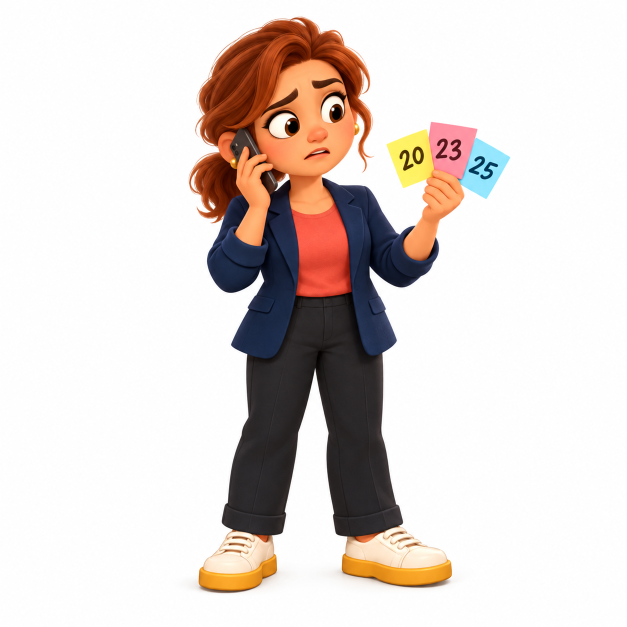
#> input picture docs/pitch/lotte-puzzled.png, 1254 x 1254 px, given in place of lotte-puzzled.webp, which was not available (shown at 1/2 size)
$ python gifs.py
#> lines starting #> are read from the running program, lines starting #| are printed output that depends on the picture; pictures that were not available may be replaced by others from this repository, and a replacement may not be noted
"""Turn the animated WebP sprites into GIFs for PowerPoint.

PowerPoint plays animated GIFs but GIF transparency is 1-bit, so each GIF is rendered onto the exact
slide background behind it (flat colour plus any halo circle), at 1.2x the 1600x900 design size.
Writes gifs/<name>.gif and gifs/manifest.json with the placement in design pixels.
"""
import json
from pathlib import Path

from PIL import Image, ImageDraw

PITCH = Path("/home/royh/.t3/worktrees/tectonic-hackathon-2026-october-finals/t3-fc2c5f3d/docs/pitch")
PET = Path("/home/royh/.t3/worktrees/tectonic-hackathon-2026-october-finals/t3-fc2c5f3d/apps/web/public/pet")
OUT = Path("/tmp/sdtrust-deck/gifs")
OUT.mkdir(exist_ok=True)
SCALE = 1.2
NIGHT = (15, 29, 49)
NAVY = (25, 45, 70)
IVORY = (248, 246, 241)

SPECS = [
	# name, source, background, halos [(x, y, size)], x, y, height, crop to content
	("lotte-puzzled", PITCH / "sprites/lotte-puzzled.webp", NIGHT, [(1002, 120, 504)], 1080, 90, 732, False),
	("lotte-shrug", PITCH / "sprites/lotte-shrug.webp", IVORY, [], 1300, 574, 300, False),
	("lotte-relieved", PITCH / "sprites/lotte-relieved.webp", NIGHT, [], 96, 156, 576, False),
	("finn-idle", PET / "idle.webp", IVORY, [], 190, 270, 500, True),
	("finn-waving", PITCH / "sprites/finn-waving.webp", NIGHT, [], 380, 332, 400, True),
	("finn-proud", PITCH / "sprites/finn-proud.webp", NIGHT, [], 1080, 140, 640, True),
]


def frames_of(path):
	im = Image.open(path)
#> im is the input picture: PIL image 1254x1254 RGB; mean R, G, B 223.6, 214.6, 210.6
	out = []
	for i in range(getattr(im, "n_frames", 1)):
		im.seek(i)
		out.append((im.convert("RGBA").copy(), im.info.get("duration", 100)))
#> after the loop, out = 1 item
	return out


manifest = {}
for name, src, bg, halos, x, y, h, crop in SPECS:
	frames = frames_of(src)
#> frames = 1 item
	if crop:
		box = None
		for f, _ in frames:
			b = f.getbbox()
			box = b if box is None else (min(box[0], b[0]), min(box[1], b[1]), max(box[2], b[2]), max(box[3], b[3]))
		frames = [(f.crop(box), d) for f, d in frames]
	fw, fh = frames[0][0].size
#> fw = 1254; fh = 1254
	w = round(h * fw / fh)
#> w = 732
	pw, ph = round(w * SCALE), round(h * SCALE)
#> pw = 878; ph = 878
	# background patch: what the slide shows behind this rectangle
	patch = Image.new("RGBA", (pw, ph), bg + (255,))
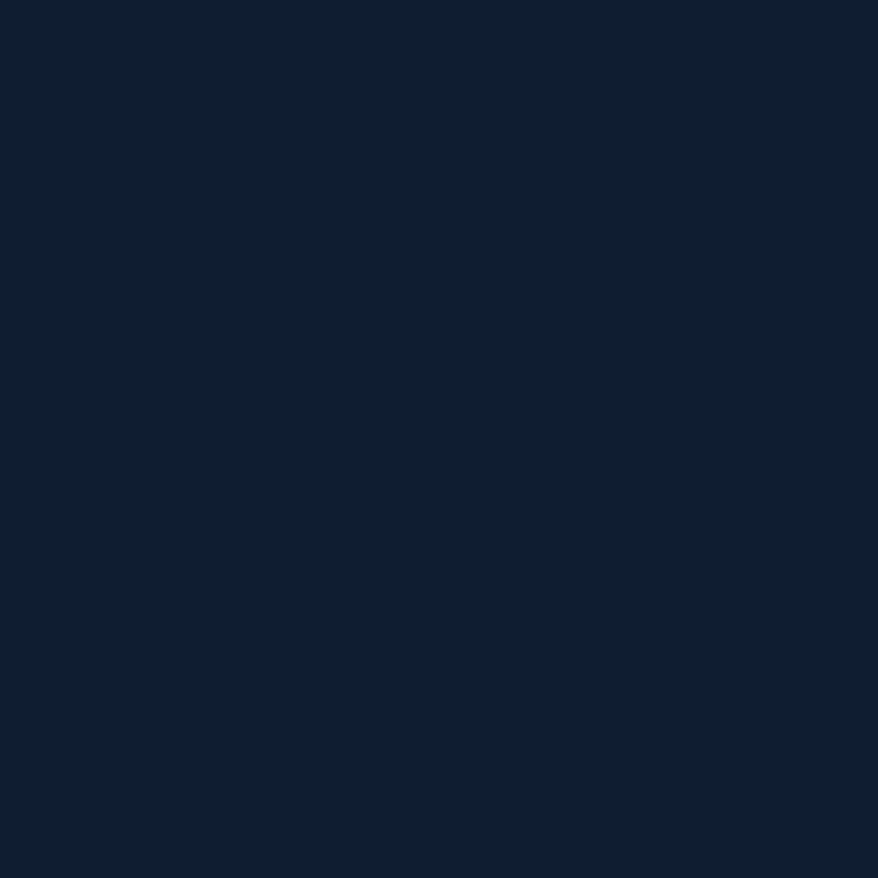
#> patch: PIL image 878x878 RGBA; mean R, G, B, A 15, 29, 49, 255
	draw = ImageDraw.Draw(patch)
	for hx, hy, size in halos:
		left, top = (hx - x) * SCALE, (hy - y) * SCALE
		draw.ellipse((left, top, left + size * SCALE, top + size * SCALE), fill=NAVY + (255,))
	rendered = []
	for f, d in frames:
		layer = patch.copy()
		layer.alpha_composite(f.resize((pw, ph), Image.LANCZOS))
		rendered.append((layer.convert("RGB"), d))
#> this loop made 1 pass
#> d on pass 1: 100
#> pass 1, `layer = patch.copy()`:
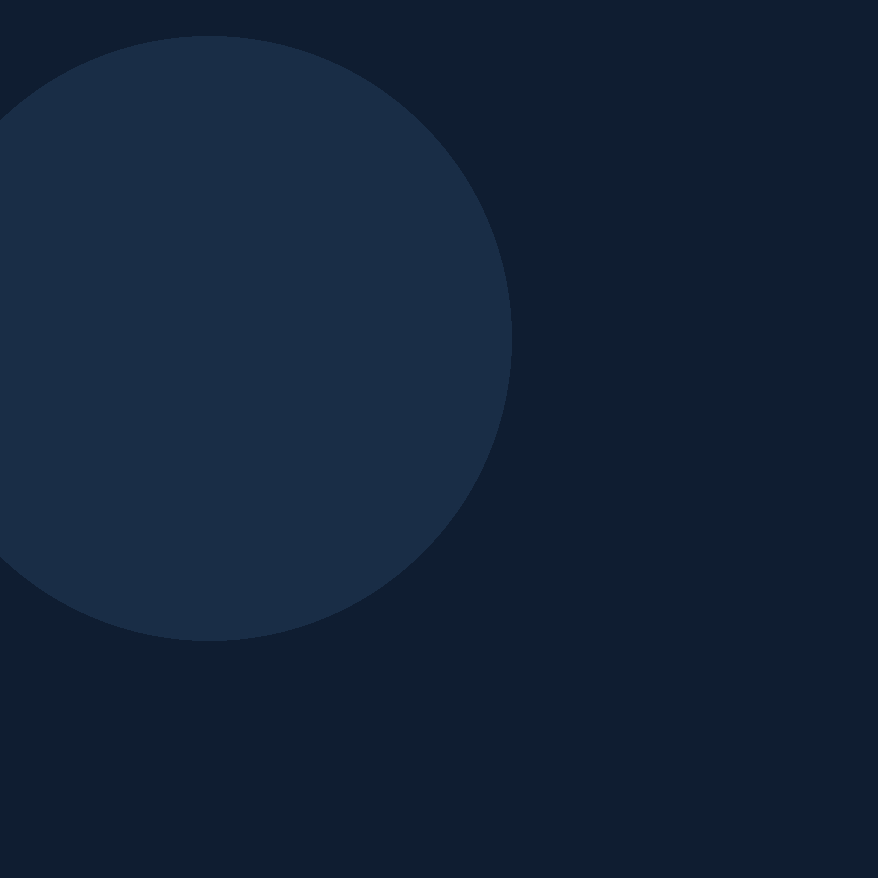
#> layer: PIL image 878x878 RGBA; mean R, G, B, A 18.4, 34.4, 56.1, 255
#> after the loop:
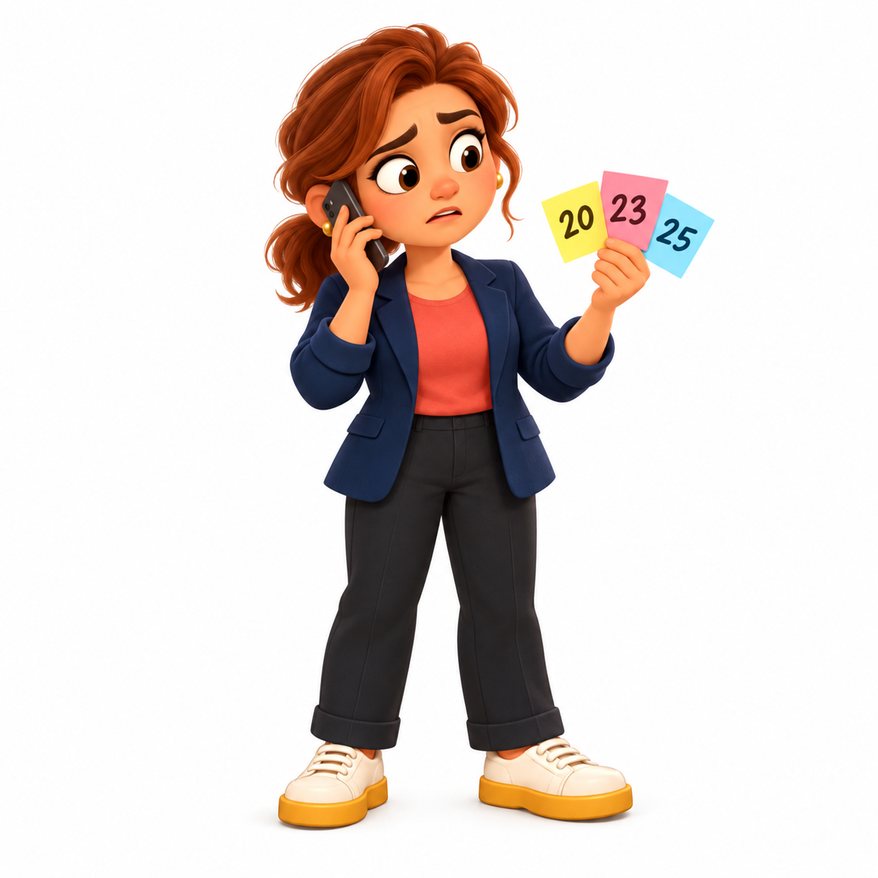
#> layer: PIL image 878x878 RGBA; mean R, G, B, A 223.6, 214.5, 210.6, 255
#> after the loop, rendered = 1 item
	# one shared palette for all frames, no dithering, so static areas never shimmer
	strip = Image.new("RGB", (pw, ph * len(rendered)))
#> strip: PIL image 878x878 RGB; every value is 0
	for i, (f, _) in enumerate(rendered):
		strip.paste(f, (0, i * ph))
#> this loop made 1 pass
	palette = strip.quantize(colors=256, method=Image.Quantize.MEDIANCUT)
	# pin the flat slide colours exactly, so the GIF rectangle disappears into the slide
	entries = palette.getpalette()
#> entries = 768 values, max 255 at index 0, min 1 at index 551, mean 117.2
	for flat in [bg] + ([NAVY] if halos else []):
		idx = Image.new("RGB", (1, 1), flat).quantize(palette=palette, dither=Image.Dither.NONE).getpixel((0, 0))
		entries[idx * 3 : idx * 3 + 3] = list(flat)
#> this loop made 2 passes
#> idx on passes 1 to 2: 247, 234
	palette.putpalette(entries)
	gif = [f.quantize(palette=palette, dither=Image.Dither.NONE) for f, _ in rendered]
#> gif = 1 item
	# the corner pixel is always slide background: make that palette entry exact in every frame
	for frame in gif:
		entries = frame.getpalette()
		idx = frame.getpixel((0, 0))
		entries[idx * 3 : idx * 3 + 3] = list(bg)
		frame.putpalette(entries)
#> this loop made 1 pass
#> idx on pass 1: 44
	target = OUT / f"{name}.gif"
	gif[0].save(target, save_all=True, append_images=gif[1:], duration=[d for _, d in rendered], loop=0, disposal=1, optimize=False)
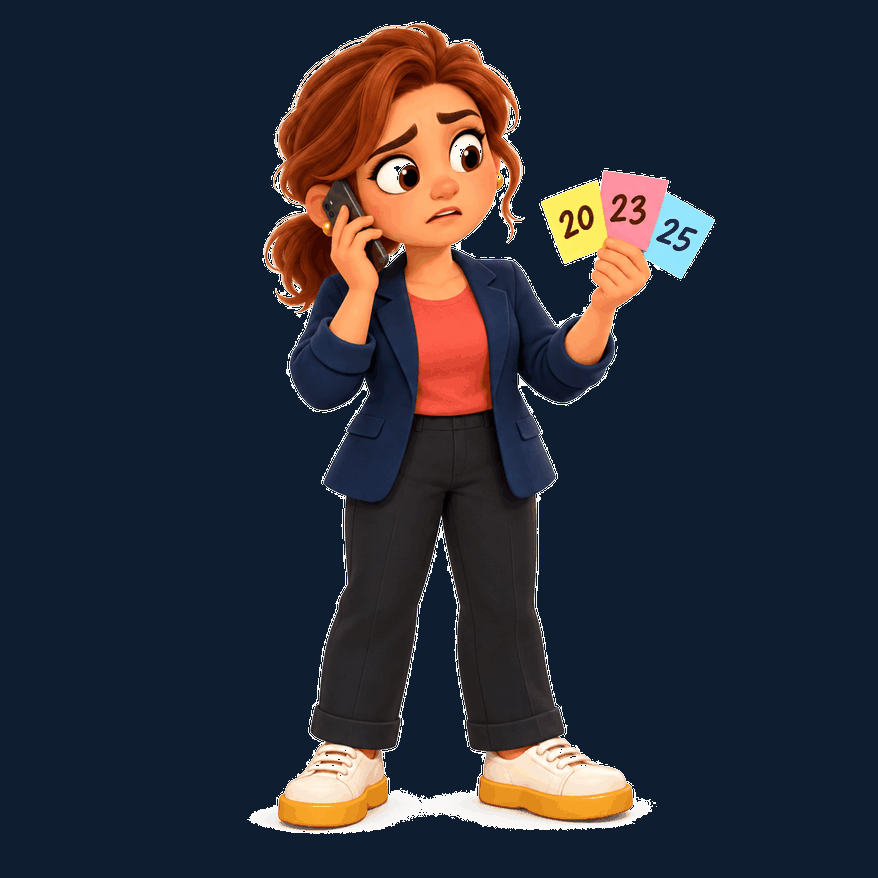
#> saved as lotte-puzzled.gif: PIL image 878x878 P; mean R, G, B 43.6, 45, 56.1
	manifest[name] = {"path": str(target), "x": x, "y": y, "w": w, "h": h}
#> (the run stopped early here; a loop or call above may not have finished)

$ run again, with docs/pitch/lotte-relieved-cutout.png copied over docs/pitch/lotte-puzzled.png
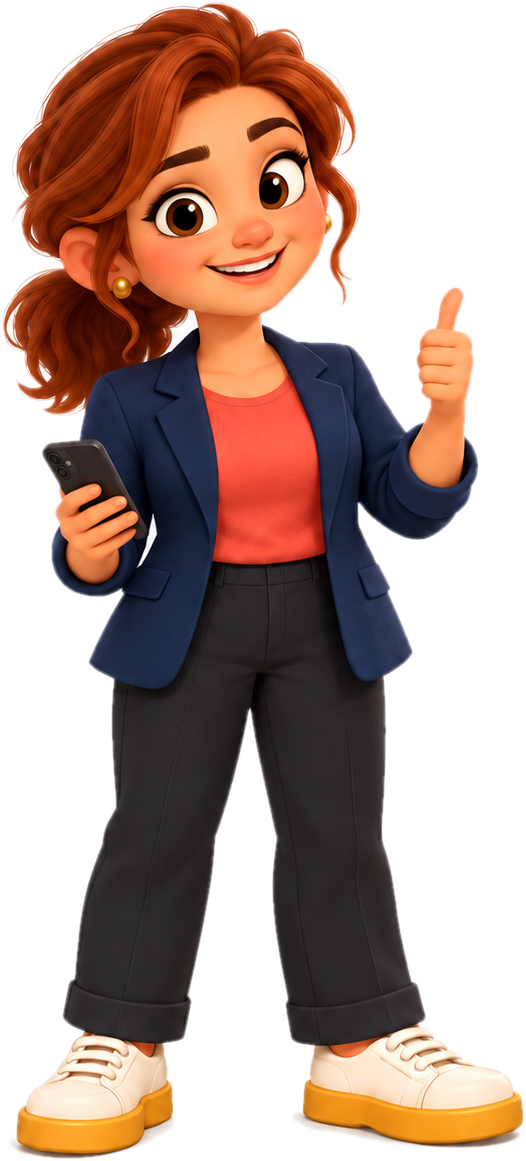
#> input picture docs/pitch/lotte-relieved-cutout.png, 526 x 1161 px, given in place of lotte-puzzled.webp, which was not available
#> in frames_of, im is the input picture: PIL image 526x1161 RGBA; mean R, G, B, A 177.4, 153.6, 144.6, 140.6
#> after the loop in frames_of, `for i in range(getattr(im, "n_frames", 1)):`: out = 1 item
#> the loop `for f, d in frames:` made 1 pass
#> d on pass 1: 100
#> pass 1, `layer = patch.copy()`:
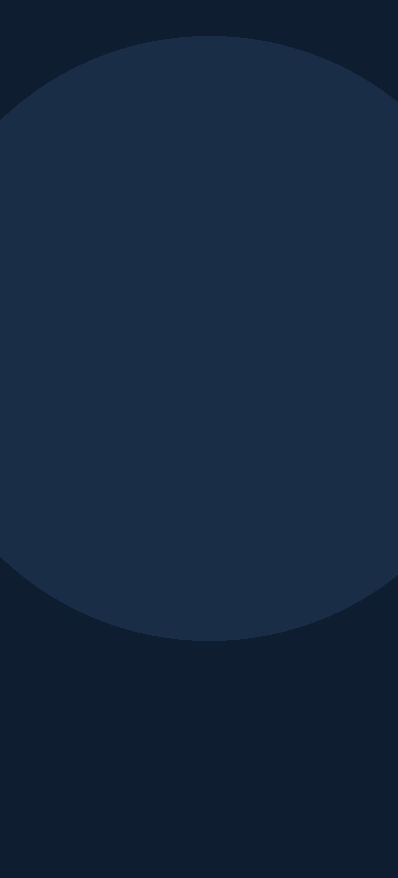
#> layer: PIL image 398x878 RGBA; mean R, G, B, A 21.3, 39.2, 62.3, 255
#> after the loop `for f, d in frames:`:
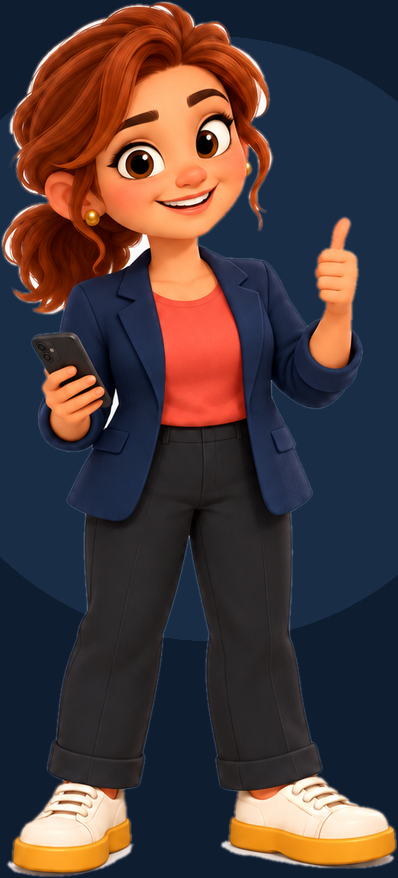
#> layer: PIL image 398x878 RGBA; mean R, G, B, A 73.9, 58.2, 59.5, 255
#> the loop `for i, (f, _) in enumerate(rendered):` made 1 pass
#> `entries = palette.getpalette()`: entries = 768 values, max 254 at index 0, min 0 at index 458, mean 81.76
#> the loop `for flat in [bg] + ([NAVY] if halos else []):` made 2 passes
#> idx on passes 1 to 2: 242, 129
#> gif = 1 item
#> the loop `for frame in gif:` made 1 pass
